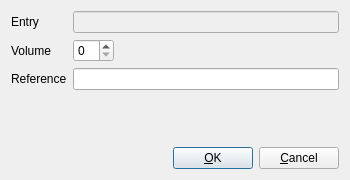
<?xml version="1.0" encoding="UTF-8"?>
<ui version="4.0">
 <class>Dialog</class>
 <widget class="QDialog" name="Dialog">
  <property name="geometry">
   <rect>
    <x>0</x>
    <y>0</y>
    <width>350</width>
    <height>180</height>
   </rect>
  </property>
  <property name="windowTitle">
   <string>Edit occurrence</string>
  </property>
  <layout class="QVBoxLayout" name="verticalLayout">
   <item>
    <layout class="QGridLayout" name="gridLayout">
     <item row="1" column="1">
      <widget class="QSpinBox" name="volumeSpin"/>
     </item>
     <item row="1" column="2">
      <spacer name="horizontalSpacer">
       <property name="orientation">
        <enum>Qt::Horizontal</enum>
       </property>
       <property name="sizeHint" stdset="0">
        <size>
         <width>40</width>
         <height>20</height>
        </size>
       </property>
      </spacer>
     </item>
     <item row="1" column="0">
      <widget class="QLabel" name="label_2">
       <property name="text">
        <string>Volume</string>
       </property>
      </widget>
     </item>
     <item row="2" column="0">
      <widget class="QLabel" name="label_3">
       <property name="text">
        <string>Reference</string>
       </property>
      </widget>
     </item>
     <item row="0" column="0">
      <widget class="QLabel" name="label">
       <property name="text">
        <string>Entry</string>
       </property>
      </widget>
     </item>
     <item row="0" column="1" colspan="3">
      <widget class="QLineEdit" name="entryBox">
       <property name="enabled">
        <bool>false</bool>
       </property>
      </widget>
     </item>
     <item row="2" column="1" colspan="3">
      <widget class="QLineEdit" name="referenceBox"/>
     </item>
    </layout>
   </item>
   <item>
    <spacer name="verticalSpacer">
     <property name="orientation">
      <enum>Qt::Vertical</enum>
     </property>
     <property name="sizeHint" stdset="0">
      <size>
       <width>20</width>
       <height>22</height>
      </size>
     </property>
    </spacer>
   </item>
   <item>
    <layout class="QHBoxLayout" name="horizontalLayout_2">
     <item>
      <spacer name="horizontalSpacer_3">
       <property name="orientation">
        <enum>Qt::Horizontal</enum>
       </property>
       <property name="sizeHint" stdset="0">
        <size>
         <width>40</width>
         <height>20</height>
        </size>
       </property>
      </spacer>
     </item>
     <item>
      <widget class="QPushButton" name="okButton">
       <property name="text">
        <string>&amp;OK</string>
       </property>
      </widget>
     </item>
     <item>
      <widget class="QPushButton" name="cancelButton">
       <property name="text">
        <string>&amp;Cancel</string>
       </property>
      </widget>
     </item>
    </layout>
   </item>
  </layout>
 </widget>
 <resources/>
 <connections/>
</ui>
